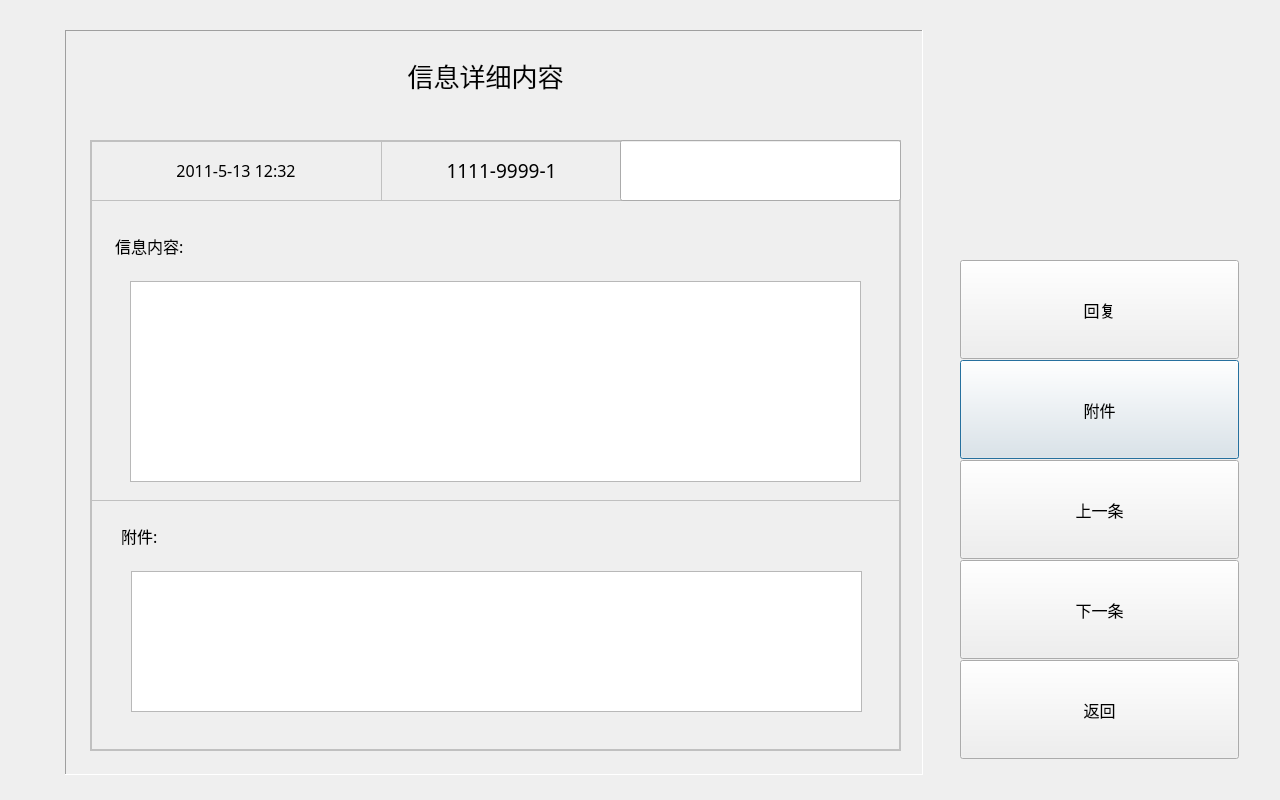
<?xml version="1.0" encoding="UTF-8"?>
<ui version="4.0">
 <class>InfoManDetailDialog</class>
 <widget class="QDialog" name="InfoManDetailDialog">
  <property name="geometry">
   <rect>
    <x>0</x>
    <y>0</y>
    <width>1280</width>
    <height>800</height>
   </rect>
  </property>
  <property name="font">
   <font>
    <family>AlArabiya</family>
    <pointsize>14</pointsize>
   </font>
  </property>
  <property name="windowTitle">
   <string>查看信息</string>
  </property>
  <widget class="ScrollLineEdit" name="lineEditInfoTitle">
   <property name="geometry">
    <rect>
     <x>620</x>
     <y>140</y>
     <width>281</width>
     <height>61</height>
    </rect>
   </property>
   <property name="font">
    <font>
     <family>AlArabiya</family>
     <pointsize>12</pointsize>
    </font>
   </property>
   <property name="focusPolicy">
    <enum>Qt::NoFocus</enum>
   </property>
   <property name="styleSheet">
    <string notr="true"/>
   </property>
   <property name="alignment">
    <set>Qt::AlignLeading|Qt::AlignLeft|Qt::AlignVCenter</set>
   </property>
   <property name="readOnly">
    <bool>true</bool>
   </property>
  </widget>
  <widget class="QTextEdit" name="textEditInfoBody">
   <property name="geometry">
    <rect>
     <x>130</x>
     <y>281</y>
     <width>731</width>
     <height>201</height>
    </rect>
   </property>
   <property name="font">
    <font>
     <family>AlArabiya</family>
     <pointsize>12</pointsize>
    </font>
   </property>
   <property name="focusPolicy">
    <enum>Qt::NoFocus</enum>
   </property>
   <property name="readOnly">
    <bool>true</bool>
   </property>
  </widget>
  <widget class="QListView" name="listViewInfoAttachment">
   <property name="geometry">
    <rect>
     <x>131</x>
     <y>571</y>
     <width>731</width>
     <height>141</height>
    </rect>
   </property>
   <property name="font">
    <font>
     <family>AlArabiya</family>
     <pointsize>12</pointsize>
    </font>
   </property>
   <property name="focusPolicy">
    <enum>Qt::NoFocus</enum>
   </property>
   <property name="verticalScrollBarPolicy">
    <enum>Qt::ScrollBarAsNeeded</enum>
   </property>
   <property name="editTriggers">
    <set>QAbstractItemView::NoEditTriggers</set>
   </property>
  </widget>
  <widget class="CommonPushButton" name="pushButtonInfoManDetailAttach">
   <property name="geometry">
    <rect>
     <x>960</x>
     <y>360</y>
     <width>279</width>
     <height>99</height>
    </rect>
   </property>
   <property name="font">
    <font>
     <family>AlArabiya</family>
     <pointsize>12</pointsize>
    </font>
   </property>
   <property name="text">
    <string>附件</string>
   </property>
  </widget>
  <widget class="CommonPushButton" name="pushButtonInfoManDetailPrev">
   <property name="geometry">
    <rect>
     <x>960</x>
     <y>460</y>
     <width>279</width>
     <height>99</height>
    </rect>
   </property>
   <property name="font">
    <font>
     <family>AlArabiya</family>
     <pointsize>12</pointsize>
    </font>
   </property>
   <property name="text">
    <string>上一条</string>
   </property>
  </widget>
  <widget class="CommonPushButton" name="pushButtonInfoManDetailNext">
   <property name="geometry">
    <rect>
     <x>960</x>
     <y>560</y>
     <width>279</width>
     <height>99</height>
    </rect>
   </property>
   <property name="font">
    <font>
     <family>AlArabiya</family>
     <pointsize>12</pointsize>
    </font>
   </property>
   <property name="text">
    <string>下一条</string>
   </property>
  </widget>
  <widget class="CommonPushButton" name="pushButtonInfoManDetailReturn">
   <property name="geometry">
    <rect>
     <x>960</x>
     <y>660</y>
     <width>279</width>
     <height>99</height>
    </rect>
   </property>
   <property name="font">
    <font>
     <family>AlArabiya</family>
     <pointsize>12</pointsize>
    </font>
   </property>
   <property name="text">
    <string>返回</string>
   </property>
  </widget>
  <widget class="CommonPushButton" name="pushButtonInfoManDetailReply">
   <property name="geometry">
    <rect>
     <x>960</x>
     <y>260</y>
     <width>279</width>
     <height>99</height>
    </rect>
   </property>
   <property name="font">
    <font>
     <family>AlArabiya</family>
     <pointsize>12</pointsize>
    </font>
   </property>
   <property name="text">
    <string>回复</string>
   </property>
  </widget>
  <widget class="QFrame" name="framePanel">
   <property name="geometry">
    <rect>
     <x>65</x>
     <y>30</y>
     <width>858</width>
     <height>745</height>
    </rect>
   </property>
   <property name="frameShape">
    <enum>QFrame::Panel</enum>
   </property>
   <property name="frameShadow">
    <enum>QFrame::Sunken</enum>
   </property>
  </widget>
  <widget class="QFrame" name="frame">
   <property name="geometry">
    <rect>
     <x>621</x>
     <y>140</y>
     <width>280</width>
     <height>61</height>
    </rect>
   </property>
   <property name="styleSheet">
    <string notr="true">background-color: transparent;
border: 1px solid #C0C0C0;</string>
   </property>
   <property name="frameShape">
    <enum>QFrame::StyledPanel</enum>
   </property>
   <property name="frameShadow">
    <enum>QFrame::Raised</enum>
   </property>
  </widget>
  <widget class="QLabel" name="labelInfoBody">
   <property name="geometry">
    <rect>
     <x>115</x>
     <y>220</y>
     <width>211</width>
     <height>51</height>
    </rect>
   </property>
   <property name="font">
    <font>
     <family>AlArabiya</family>
     <pointsize>12</pointsize>
    </font>
   </property>
   <property name="styleSheet">
    <string notr="true">border: 0px;</string>
   </property>
   <property name="frameShape">
    <enum>QFrame::NoFrame</enum>
   </property>
   <property name="frameShadow">
    <enum>QFrame::Sunken</enum>
   </property>
   <property name="text">
    <string>信息内容:</string>
   </property>
   <property name="alignment">
    <set>Qt::AlignLeading|Qt::AlignLeft|Qt::AlignVCenter</set>
   </property>
  </widget>
  <widget class="QFrame" name="frameInfoBody">
   <property name="geometry">
    <rect>
     <x>91</x>
     <y>200</y>
     <width>810</width>
     <height>301</height>
    </rect>
   </property>
   <property name="styleSheet">
    <string notr="true">background-color: transparent;
border: 1px solid #C0C0C0;</string>
   </property>
   <property name="frameShape">
    <enum>QFrame::StyledPanel</enum>
   </property>
   <property name="frameShadow">
    <enum>QFrame::Raised</enum>
   </property>
  </widget>
  <widget class="QLabel" name="labelInfoAttachment">
   <property name="geometry">
    <rect>
     <x>121</x>
     <y>510</y>
     <width>161</width>
     <height>51</height>
    </rect>
   </property>
   <property name="font">
    <font>
     <family>AlArabiya</family>
     <pointsize>12</pointsize>
    </font>
   </property>
   <property name="styleSheet">
    <string notr="true">border: 0px</string>
   </property>
   <property name="frameShape">
    <enum>QFrame::NoFrame</enum>
   </property>
   <property name="frameShadow">
    <enum>QFrame::Sunken</enum>
   </property>
   <property name="text">
    <string>附件:</string>
   </property>
   <property name="alignment">
    <set>Qt::AlignLeading|Qt::AlignLeft|Qt::AlignVCenter</set>
   </property>
  </widget>
  <widget class="QFrame" name="frameInfoAttachment">
   <property name="geometry">
    <rect>
     <x>90</x>
     <y>500</y>
     <width>811</width>
     <height>251</height>
    </rect>
   </property>
   <property name="styleSheet">
    <string notr="true">background-color: transparent;
border: 1px solid #C0C0C0;</string>
   </property>
   <property name="frameShape">
    <enum>QFrame::StyledPanel</enum>
   </property>
   <property name="frameShadow">
    <enum>QFrame::Raised</enum>
   </property>
  </widget>
  <widget class="QLabel" name="label_title">
   <property name="geometry">
    <rect>
     <x>230</x>
     <y>40</y>
     <width>511</width>
     <height>71</height>
    </rect>
   </property>
   <property name="font">
    <font>
     <family>,white</family>
     <pointsize>-1</pointsize>
     <weight>50</weight>
     <italic>false</italic>
     <bold>false</bold>
    </font>
   </property>
   <property name="styleSheet">
    <string notr="true">font: 26px, white;
border: 0px;</string>
   </property>
   <property name="text">
    <string>信息详细内容</string>
   </property>
   <property name="alignment">
    <set>Qt::AlignCenter</set>
   </property>
  </widget>
  <widget class="QFrame" name="frameInfoBox">
   <property name="geometry">
    <rect>
     <x>90</x>
     <y>140</y>
     <width>811</width>
     <height>611</height>
    </rect>
   </property>
   <property name="styleSheet">
    <string notr="true">background-color: transparent;
border: 2px solid #C0C0C0;</string>
   </property>
   <property name="frameShape">
    <enum>QFrame::StyledPanel</enum>
   </property>
   <property name="frameShadow">
    <enum>QFrame::Raised</enum>
   </property>
  </widget>
  <widget class="QLabel" name="labelInfoFrom">
   <property name="geometry">
    <rect>
     <x>381</x>
     <y>140</y>
     <width>241</width>
     <height>61</height>
    </rect>
   </property>
   <property name="font">
    <font>
     <weight>50</weight>
     <italic>false</italic>
     <bold>false</bold>
    </font>
   </property>
   <property name="styleSheet">
    <string notr="true">border: 1px solid #C0C0C0;</string>
   </property>
   <property name="frameShape">
    <enum>QFrame::StyledPanel</enum>
   </property>
   <property name="frameShadow">
    <enum>QFrame::Sunken</enum>
   </property>
   <property name="text">
    <string>1111-9999-1</string>
   </property>
   <property name="alignment">
    <set>Qt::AlignCenter</set>
   </property>
  </widget>
  <widget class="QLabel" name="labeInfoTime">
   <property name="geometry">
    <rect>
     <x>90</x>
     <y>140</y>
     <width>292</width>
     <height>61</height>
    </rect>
   </property>
   <property name="font">
    <font>
     <family>AlArabiya</family>
     <pointsize>12</pointsize>
    </font>
   </property>
   <property name="styleSheet">
    <string notr="true">border: 1px solid #C0C0C0;
</string>
   </property>
   <property name="frameShape">
    <enum>QFrame::StyledPanel</enum>
   </property>
   <property name="frameShadow">
    <enum>QFrame::Sunken</enum>
   </property>
   <property name="text">
    <string>2011-5-13 12:32</string>
   </property>
   <property name="alignment">
    <set>Qt::AlignCenter</set>
   </property>
  </widget>
  <zorder>pushButtonInfoManDetailAttach</zorder>
  <zorder>pushButtonInfoManDetailPrev</zorder>
  <zorder>pushButtonInfoManDetailNext</zorder>
  <zorder>pushButtonInfoManDetailReturn</zorder>
  <zorder>pushButtonInfoManDetailReply</zorder>
  <zorder>framePanel</zorder>
  <zorder>frame</zorder>
  <zorder>labelInfoBody</zorder>
  <zorder>frameInfoBody</zorder>
  <zorder>frameInfoAttachment</zorder>
  <zorder>label_title</zorder>
  <zorder>labeInfoTime</zorder>
  <zorder>listViewInfoAttachment</zorder>
  <zorder>frameInfoBox</zorder>
  <zorder>labelInfoFrom</zorder>
  <zorder>lineEditInfoTitle</zorder>
  <zorder>labelInfoAttachment</zorder>
  <zorder>textEditInfoBody</zorder>
 </widget>
 <customwidgets>
  <customwidget>
   <class>CommonPushButton</class>
   <extends>QPushButton</extends>
   <header>commonpushbutton.h</header>
  </customwidget>
  <customwidget>
   <class>ScrollLineEdit</class>
   <extends>QLineEdit</extends>
   <header>scrolllineedit.h</header>
  </customwidget>
 </customwidgets>
 <tabstops>
  <tabstop>pushButtonInfoManDetailReply</tabstop>
  <tabstop>pushButtonInfoManDetailAttach</tabstop>
  <tabstop>pushButtonInfoManDetailPrev</tabstop>
  <tabstop>pushButtonInfoManDetailNext</tabstop>
  <tabstop>pushButtonInfoManDetailReturn</tabstop>
 </tabstops>
 <resources/>
 <connections/>
</ui>
